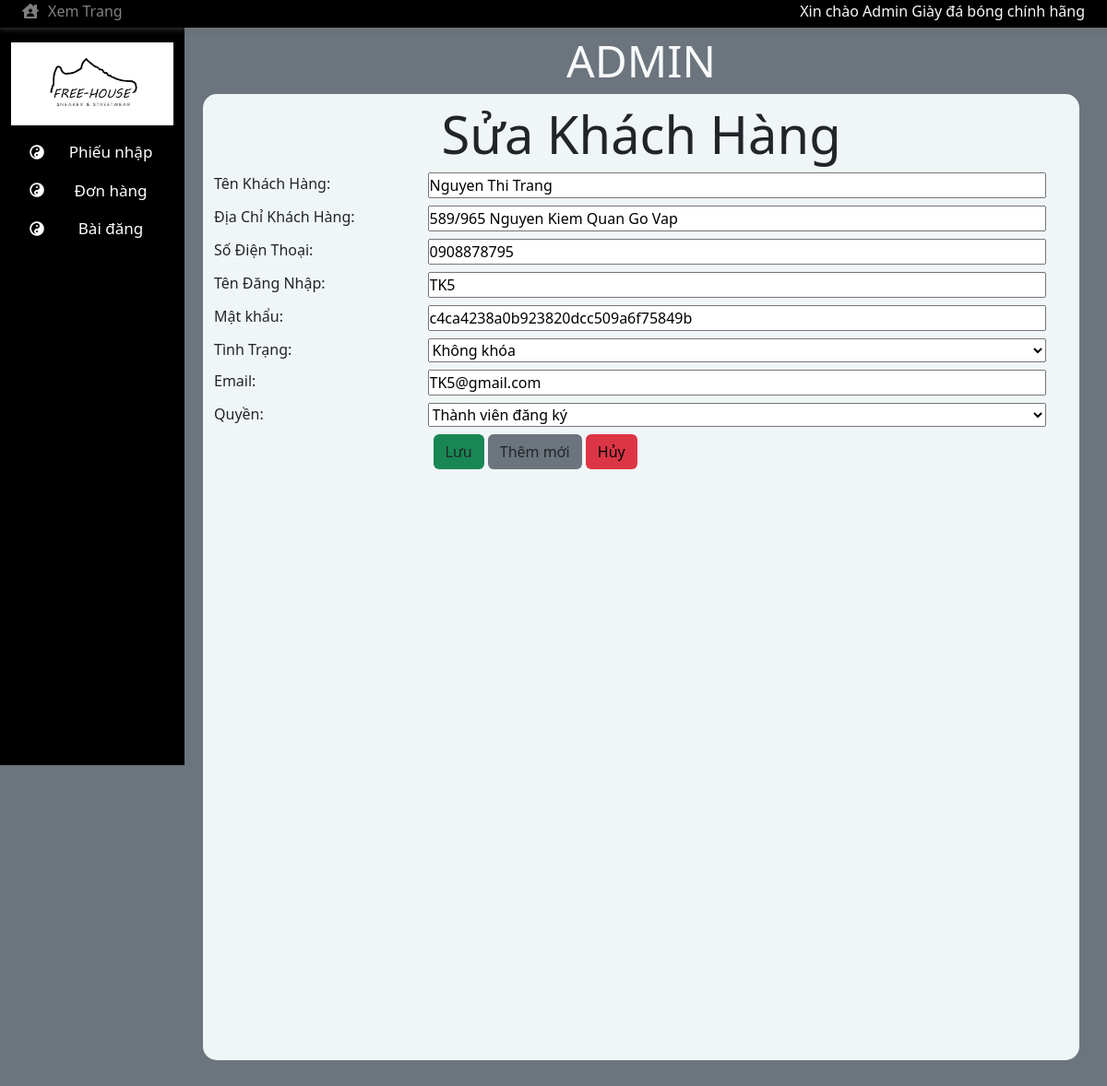
The app's page /admin/editkh.php?id=2 (signed in) with its own data.
### tables this page shows
CREATE TABLE `phanquyen` (
  `MaQuyen` varchar(50) NOT NULL,
  `MaChiTiet` varchar(50) NOT NULL
);

CREATE TABLE `chitietquyen` (
  `MaChiTiet` varchar(50) NOT NULL,
  `TenChiTiet` varchar(50) NOT NULL,
  `MoTa` varchar(50) NOT NULL
);

CREATE TABLE `khachhang` (
  `MaKhach` int(50) NOT NULL,
  `TenKhach` varchar(50) NOT NULL,
  `DiaChi` varchar(50) NOT NULL,
  `SDT` varchar(50) NOT NULL,
  `MaTaiKhoan` int(50) NOT NULL,
  `TrangThai` int(2) NOT NULL DEFAULT 1
);

CREATE TABLE `taikhoan` (
  `MaTaiKhoan` int(50) NOT NULL,
  `TenDN` varchar(50) NOT NULL,
  `MatKhau` varchar(50) NOT NULL,
  `Email` varchar(50) NOT NULL,
  `NgayTao` date NOT NULL,
  `TinhTrang` tinyint(1) NOT NULL,
  `Quyen` varchar(50) NOT NULL,
  `TrangThai` int(2) NOT NULL DEFAULT 1
);

### db/DAOPhanQuyen.php (called while the page is built, shortened)
<?php
class DAOPhanQuyen{
    private $host = 'localhost';
    private $username = 'root';
    private $password = '';
    private $database = 'ql_cuahanggiay';
    private $conn;
    public function connect(){
        if(!$this->conn){
            $this->conn=mysqli_connect($this->host,$this->username,$this->password,$this->database);
        }
    }
    public function getQuyen($MaQuyen){
        $sql = "SELECT * FROM phanquyen,chitietquyen WHERE MaQuyen = '".$MaQuyen."' AND chitietquyen.MaChiTiet = phanquyen.MaChiTiet";
        $data=null;
        if($result = mysqli_query($this->conn,$sql)){
            while($row=mysqli_fetch_array($result)){
                    $data[] = $row;
            }
        }
        return $data;
    }
}
?>

### admin/editkh.php (the view, shortened to what this page needs)
<!DOCTYPE html>
<html lang="en">
<head>
    <link rel="stylesheet" href="https://cdnjs.cloudflare.com/ajax/libs/font-awesome/5.15.4/css/all.min.css"
 />
    <link rel="stylesheet" href="./css/bootstrap.min.css">
    <link rel="stylesheet" href="./css/admin.css">
</head>
<body>
    <div class="wrapper" style=" background-color: #6c757d;height:100%;min-height:100vh">
        <?php include('template/topbar_ad.php'); ?>
        <div class="container">
            <div class="row " style="min-height:1200px;padding-bottom:50px;position: relative;">
                <div class="col-2 d-none d-lg-block d-md-block"></div>
                <?php include('template/menu_ad.php'); ?>
                <div id="main" class="col col-12 col-lg-10 col-md-10 ">
                    <?php include('template/header_ad.php'); ?>
                    <div id="content" class="row" style="background-color:#f0f5f8;height:calc(100% - 72px)">
                        <div class="main mx-auto ">
                            <?php
                            include('../db/dbconnect.php');
                            if (isset($_GET['id'])) {
                                $id = $_GET['id'];
                                echo '<div class="row justify-content-center display-4">Sửa Khách Hàng</div>';
                                $sql = 'SELECT * FROM khachhang WHERE MaKhach="' . $id . '"';
                                $result = $conn->query($sql);
                                if (mysqli_num_rows($result) > 0) {
                                    $row = mysqli_fetch_assoc($result);
                                    $ten = $row["TenKhach"];
                                    $diaChi = $row["DiaChi"];
                                    $sdt = "".$row["SDT"];
                                    $selectTaiKhoan = 'SELECT * FROM taikhoan WHERE MaTaiKhoan = "'. $row['MaTaiKhoan'] . '"';
                                    $resultTaiKhoan = mysqli_query($conn, $selectTaiKhoan);
                                    $rowTaiKhoan = mysqli_fetch_assoc($resultTaiKhoan);
                                    $tenDN=$rowTaiKhoan['TenDN'];
                                    $matKhau=$rowTaiKhoan['MatKhau'];
                                    $tinhTrang=$rowTaiKhoan['TinhTrang'];
                                    $quyen=$rowTaiKhoan['Quyen'];
                                    $email=$rowTaiKhoan['Email'];
                                }
                                else {echo"lỗi";}
                            }
                                $listQuyen = [];
                                $sql = "SELECT * FROM quyen";
                                $result = $conn->query($sql);
                                if ($result->num_rows > 0) {
                                    while ($row = $result->fetch_assoc()) {
                                        $listQuyen[$row['MaQuyen']]=$row['TenQuyen'];
                                    }
                                }
                            ?>
                            <form action="xuly/xulyEditKH.php" method="post" >
                                <div class="row mt-2">
                                    <label class="row">
                                        <div class="col col-3">Tên Khách Hàng: </div>
                                        <div class="col col-9">
                                            <input class="w-100" required type="text" name='ten' value="<?php echo $ten; ?>">
                                        </div>
                                    </label>
                                </div>
                                <div class="row mt-2">
                                    <label class="row">
                                        <div class="col col-3">Địa Chỉ Khách Hàng: </div>
                                        <div class="col col-9">
                                            <input class="w-100" required type="text" name='diachi' value="<?php echo $diaChi; ?>">
                                        </div>
                                    </label>
                                </div>
                                <div class="row mt-2">
                                    <label class="row">
                                        <div class="col col-3">Số Điện Thoại: </div>
                                        <div class="col col-9">
                                            <input class="w-100" required type="text" name='sdt' value="<?php echo $sdt; ?>">
                                        </div>
                                    </label>
                                </div>
                                <div class="row mt-2">
                                    <label class="row">
                                        <div class="col col-3">Tên Đăng Nhập: </div>
                                        <div class="col col-9">
                                            <input class="w-100" required type="text" name='tendn' value="<?php echo $tenDN; ?>">
                                        </div>
                                    </label>
                                </div>
                                <div class="row mt-2">
                                    <label class="row">
                                        <div class="col col-3">Mật khẩu: </div>
                                        <div class="col col-9">
                                            <input class="w-100" required type="text" name='matkhau' value="<?php echo $matKhau; ?>">
                                        </div>
                                    </label>
                                </div>
                                <div class="row mt-2">
                                    <label class="row">
                                        <div class="col col-3">Tình Trạng: </div>
                                        <div class="col col-9">
                                            <select class="w-100" name="tinhtrang">
                                                <?php
                                                if($tinhTrang=="0"){
                                                    echo "<option value='1' >Không khóa</option>";
                                                    echo "<option value='0' selected>Khóa</option>";
                                                }
                                                else {
                                                    echo "<option value='1' selected>Không khóa</option>";
                                                }
                                                ?>
                                                </select>
                                        </div>
                                    </label>
                                </div>
                                <div class="row mt-2">
                                    <label class="row">
                                        <div class="col col-3">Email: </div>
                                        <div class="col col-9">
                                            <input class="w-100" required type="text" name='email' value="<?php echo $email; ?>">
                                        </div>
                                    </label>
                                </div>
                                <div class="row mt-2">
                                    <label class="row">
                                        <div class="col col-3">Quyền:</div>
                                        <div class="col col-9">
                                            <select class="w-100" name="quyen">
                                            <?php
                                                foreach($listQuyen as $ma=>$ten){
                                                    if($ma==$quyen)
                                                    echo'<option value='.$ma.' selected>'.$ten.'</option>';
                                                    else
                                                    echo"<option value='$ma'>$ten</option>";
                                                }
                                                ?>
                                            </select>
                                        </div>
                                    </label>
                                </div>
                                <div class="row mt-2">
                                    <div class="col col-3"></div>
                                    <div class="col col-9">
                                        <?php
                                        if (isset($_GET['id'])) {
                                            echo '<a><input type="submit" class="btn bg-success" name="hd" value="Lưu"></a>';
                                            echo "<a class='text-black' href='editKH.php'>
                                                <div class='btn bg-secondary'>Thêm mới</div>
                                            </a>";
                                        } else
                                            echo '<input type="submit" class="btn bg-success"name="hd" value="Thêm">';
                                        ?>
                                        <a href="index.php?id=nd">
                                            <div class='btn text-black bg-danger'>Hủy</div>
                                        </a>
                                    </div>
                                </div>
                            </form>
                        </div>
                    </div>
                </div>
            </div>
        </div>
        </div>
</body>
</html>

### admin/template/menu_ad.php (shortened to what this page needs)
<?php
    if (isset($_SESSION['MaQuyen']) && isset($_SESSION['MaTaiKhoan'])){
        $MaQuyen = $_SESSION['MaQuyen'];
        include("../db/DAOPhanQuyen.php");
        $db = new DAOPhanQuyen();
        $db->connect();
        $PQ = $db->getQuyen($MaQuyen);
        if(isset($_GET['id'])){
            $id = $_GET['id'];
        }
?>
        <div id="menu" class="col col-sm-12 col-lg-2 col-md-2 bg-black text-bg-dark position-fixed width-show-icon">
            <div class="d-none d-lg-block d-md-block" id="menu-js">
                <div class="row d-none d-lg-block d-md-block">
                    <div class="img-logo ">
                            <a href="index.php">
                            <img class="row w-100 mx-auto mt-3" src="../img/img-logo/sneaker.jpg" alt="">
                            </a>
                        </div>
                </div>
                <ul id='ulMenu' class="mt-2 list-unstyled text-black ">
                    <?php
                        $n = 0;
                        if($PQ != null){
                            $n = count($PQ);
                        }
                        for($i = $n-1; $i >= 0;$i--){
                    ?>
                        <a href="index.php?id=<?php echo $PQ[$i]["MaChiTiet"]?>">
                            <li class="row LiMenu mx-0 text-center p-2 align-items-center border-secondary border-size-menu " style = "<?php if($id ==  $PQ[$i]["MaChiTiet"]){echo "background:  #6c757d";}?>">
                                <div class="col-3 px-0 d-none d-lg-flex justify-content-center">
                                    <i class="fa fa-yin-yang"></i>
                                </div>
                                <div class="col-lg-9 col-12 px-0">
                                    <p class="text-font-menu m-0"><?php echo $PQ[$i]["TenChiTiet"]?></p>
                                </div>
                            </li>
                        </a>
                    <?php
                        }
                    ?>
                </ul>
            </div>
        </div>
<?php
    }
?>

### admin/css/admin.css (style rules this page uses)
.text-font-menu { font-size: 17px; }
* { padding: 0; margin: 0; box-sizing: border-box; }
p,a { text-decoration:none; margin: 0 !important; padding: 0 !important; }
@media (min-width: 768px) { #menu { height:100vh; top:30px !important; } }
@media (min-width: 768px) { #main { margin-top:30px !important; } }
@media (min-width: 992px) { #menu { height:100vh; top:30px !important; } }
@media (min-width: 992px) { #main { margin-top:30px !important; } }
.list-unstyled.text-black >a { color:#fff; text-decoration: none; }
#menu { left:0; overflow-y: auto; z-index: 5; }
#main { margin-top: 56px; }
#main > *:nth-child(2) > * { margin-top: 10px !important; margin-bottom: 10px !important; }
#main > *:nth-child(2) { border-radius: 15px; margin-bottom: 50px; }
li.row.LiMenu.mx-0.text-center.p-2.align-items-center.border-secondary.border-size-menu { transition: box-shadow 0.5s ease; }

### records on screen
phanquyen: MaChiTiet.TenChiTiet "Phiếu nhập"
phanquyen: MaChiTiet.TenChiTiet "Đơn hàng"
phanquyen: MaChiTiet.TenChiTiet "Bài đăng"
khachhang: ten "Nguyen Thi Trang", diachi "589/965 Nguyen Kiem Quan Go Vap", sdt "0908878795"
taikhoan: tendn "TK5", matkhau "c4ca4238a0b923820dcc509a6f75849b", tinhtrang "Không khóa", email "TK5@gmail.com", quyen "Thành viên đăng ký"
